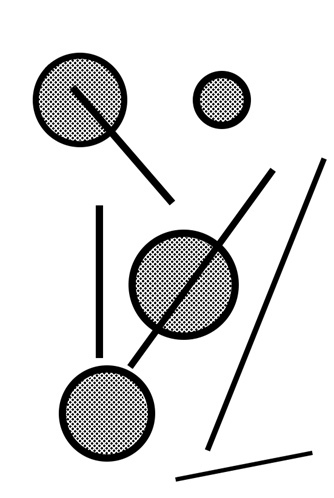
#> input picture Laba_4/4-1.jpg, 334 x 498 px, found by its file name
$ python task_2.py
#> lines starting #> are read from the running program, lines starting #| are printed output that depends on the picture; after the words box and inside, x2 and y2 are one past the last pixel; in counts of white or black regions, pixels touching at a corner belong together
import cv2, sys, math
import numpy as np

def save_or_break(img, path): # Сохранение
    key=cv2.waitKey(0)
    if key == 121: # Нажали Y - сохранить
        cv2.imwrite(path,img)
    elif key==27: # Нажали ESC - выйти
        cv2.destroyAllWindows()
        sys.exit(1)

window = "image"
img = cv2.imread("Laba_4\\4-1.jpg", cv2.IMREAD_COLOR)
#> img is the input picture: shape (498, 334, 3); min 0, max 255, mean 223.8
cv2.namedWindow(window, cv2.WINDOW_AUTOSIZE)

img = cv2.morphologyEx(img, cv2.MORPH_OPEN, np.full((3,3),0.1), iterations=2) # Размыкание
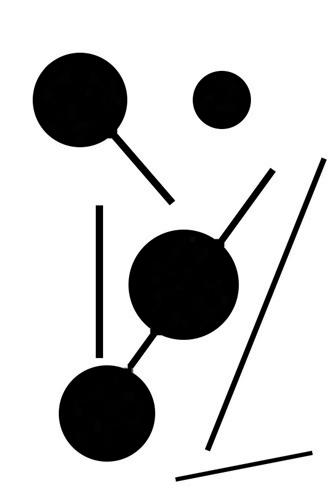
#> img: shape (498, 334, 3); min 0, max 255, mean 206.5
img_g = cv2.cvtColor(img, cv2.COLOR_BGR2GRAY)

_,img_b = cv2.threshold(img_g, 75, 255, cv2.THRESH_BINARY_INV)
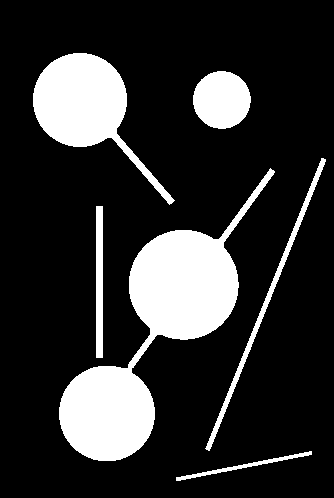
#> img_b: shape (498, 334); 18.6% white; 6 white regions, box (x1, y1, x2, y2) and area: (59, 168, 275, 461) 17590, (33, 53, 175, 205) 7592, (193, 71, 251, 129) 2618, (205, 158, 326, 451) 1601, (96, 206, 103, 358) 1064, (176, 451, 312, 481) 527

lines = cv2.HoughLinesP(img_b, rho = 4, theta = math.pi/180, threshold = 800, minLineLength = 100,maxLineGap= 5)
#> lines = 24 rows, first 6: [98, 357, 98, 206], [73, 446, 273, 171], [207, 449, 324, 159], [99, 206, 102, 357], [70, 442, 234, 224], [149, 326, 260, 188]
circles = cv2.HoughCircles(img_g, method=cv2.HOUGH_GRADIENT, dp=2, minDist=10, param1=100,param2=50, minRadius=20, maxRadius=60)
#> circles = [[79, 99, 47.2], [107, 413, 48.8], [183, 285, 54.2], [221, 99, 29.2], [71, 107, 36.4]]

max_len = 0
max_lines = [0,0,0,0]
for i in range(0, len(lines)):
    len = ((lines[i,0,0] - lines[i,0,2])**2 + (lines[i,0,1] - lines[i,0,3])**2)**(1/2)
    if len >max_len:
        max_len = len
        max_line = lines[i,0,:]
#> this loop made 24 passes
#> (len, max_len, max_line) on passes 1 to 2: (151, 151, [98, 357, 98, 206]), (340, 340, [73, 446, 273, 171])
#> len on passes 3 to 8: 312.7, 151, 272.8, 177.1, 151, 133.2
#> after the loop, max_len = 340

max_r = 0
max_circle = [0,0,0]
for i in range(0, circles.shape[1]):
    if circles[0,i,2]>max_r:
        max_r=circles[0,i,2]
        max_circle = circles[0,i,:]
#> this loop made 5 passes
#> (max_r, max_circle) on passes 1 to 3: (47.2, [79, 99, 47.2]), (48.8, [107, 413, 48.8]), (54.2, [183, 285, 54.2])
#> after the loop, max_r = 54.2
cv2.circle(img, center=(int(max_circle[0]),int(max_circle[1])), radius=int(max_circle[2]), color=(0,0,255), thickness=3, lineType=cv2.LINE_AA)
cv2.line(img, (max_line[0], max_line[1]), (max_line[2], max_line[3]),(255,0,0), thickness=3, lineType=cv2.LINE_AA)
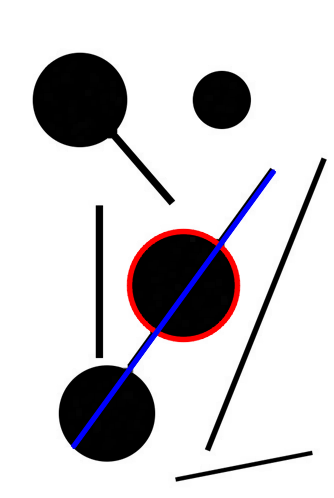
#> img: shape (498, 334, 3); mean B, G, R 208.4, 205.6, 208.4

cv2.imshow(window,img)
save_or_break(img, 'Photo\\7-2.png')
#> (key Esc is pressed here)
#> (the run stopped early here; a loop or call above may not have finished)

$ run again, with Laba_4/4-2.jpg copied over Laba_4/4-1.jpg
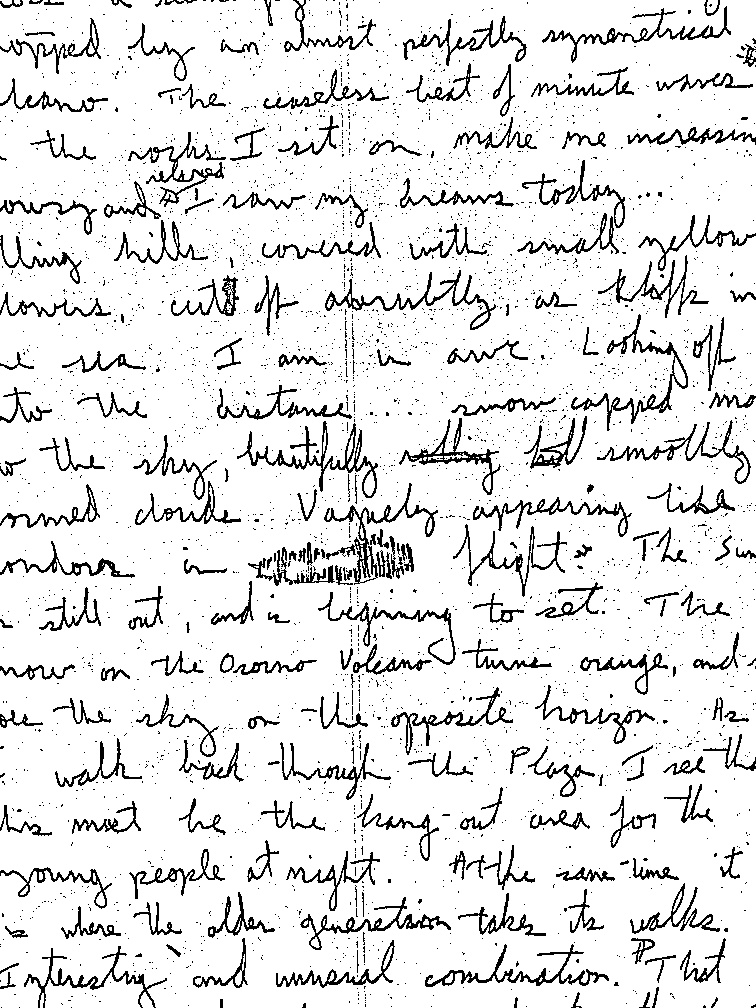
#> input picture Laba_4/4-2.jpg, 756 x 1008 px, found by its file name
#> img is the input picture: shape (1008, 756, 3); min 0, max 255, mean 228.5
#> `_,img_b = cv2.threshold(img_g, 75, 255, cv2.THRESH_BINARY_INV)`:
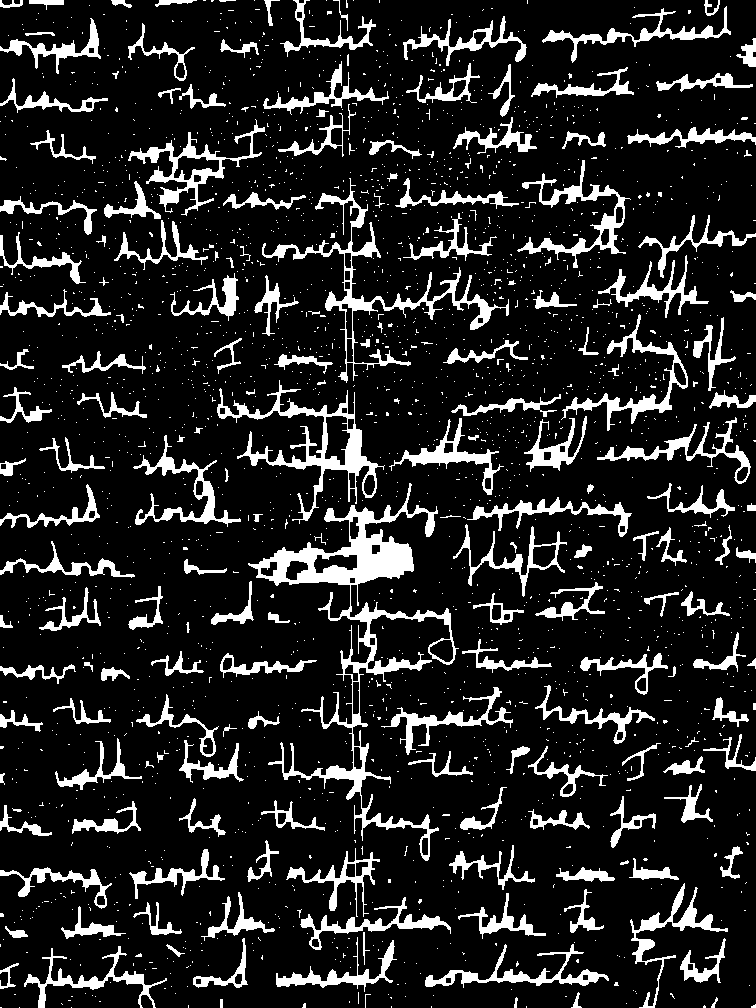
#> img_b: shape (1008, 756); 14.1% white; 2277 white regions (2083 under 20 px), largest, box (x1, y1, x2, y2) and area: (248, 483, 459, 861) 10575, (262, 178, 509, 383) 4054, (217, 380, 385, 524) 3924
#> lines = [[354, 392, 356, 503], [269, 464, 370, 462], [361, 795, 364, 964], [407, 721, 512, 721], [276, 983, 376, 981]]
#> circles = 988 rows, first 8: [409, 249, 58.8], [403, 413, 58.8], [403, 265, 58.8], [399, 293, 56.6], [403, 677, 58.8], [399, 241, 58.8], [401, 255, 56.6], [297, 409, 58.8]
#> the loop `for i in range(0, len(lines)):` made 5 passes
#> (len, max_len, max_line) on passes 1, 3: (111, 111, [354, 392, 356, 503]), (169, 169, [361, 795, 364, 964])
#> after the loop `for i in range(0, len(lines)):`: max_len = 169
#> the loop `for i in range(0, circles.shape[1]):` made 988 passes
#> (max_r, max_circle) on pass 1: (58.8, [409, 249, 58.8])
#> after the loop `for i in range(0, circles.shape[1]):`: max_r = 58.8
#> `cv2.line(img, (max_line[0], max_line[1]), (max_line[2], max_line[3]),(..`:
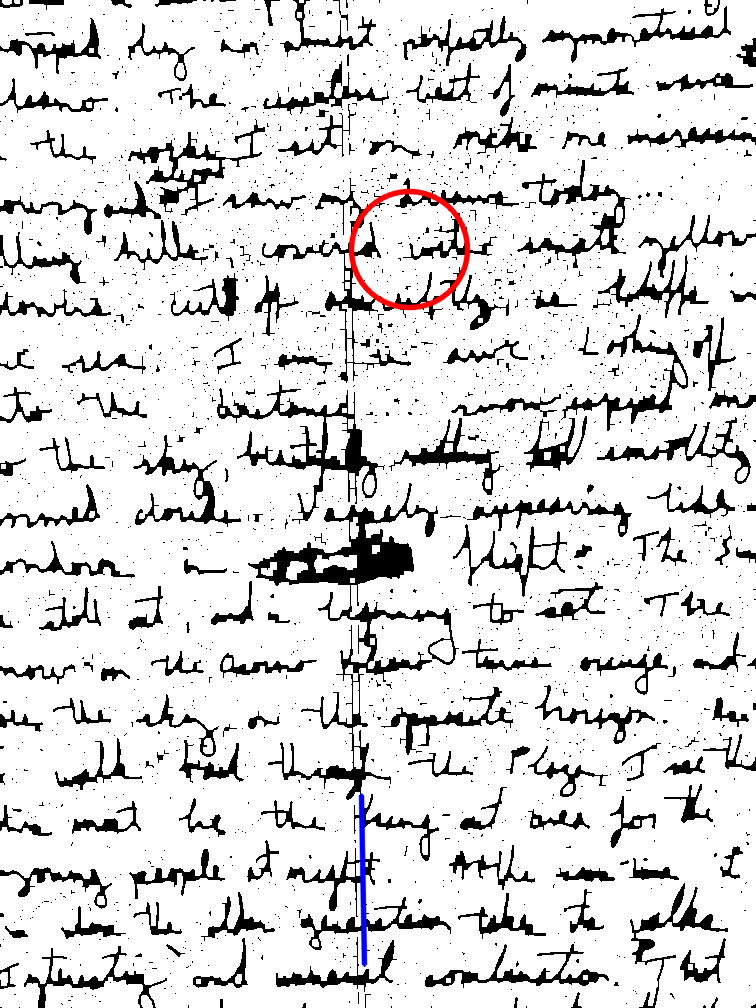
#> img: shape (1008, 756, 3); mean B, G, R 217.6, 217.3, 217.9
